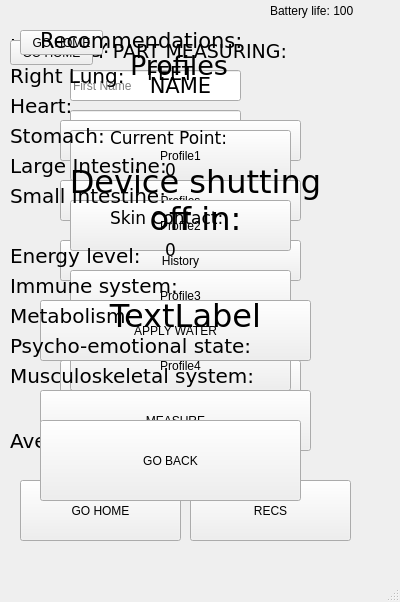
<?xml version="1.0" encoding="UTF-8"?>
<ui version="4.0">
 <class>MainWindow</class>
 <widget class="QMainWindow" name="MainWindow">
  <property name="geometry">
   <rect>
    <x>0</x>
    <y>0</y>
    <width>400</width>
    <height>602</height>
   </rect>
  </property>
  <property name="windowTitle">
   <string>MainWindow</string>
  </property>
  <widget class="QWidget" name="centralwidget">
   <widget class="QWidget" name="infowidget" native="true">
    <property name="enabled">
     <bool>true</bool>
    </property>
    <property name="geometry">
     <rect>
      <x>10</x>
      <y>20</y>
      <width>351</width>
      <height>531</height>
     </rect>
    </property>
    <widget class="QPushButton" name="registerProfile">
     <property name="geometry">
      <rect>
       <x>40</x>
       <y>390</y>
       <width>251</width>
       <height>81</height>
      </rect>
     </property>
     <property name="text">
      <string>Save and continue</string>
     </property>
    </widget>
    <widget class="QLineEdit" name="registerFirstInput">
     <property name="geometry">
      <rect>
       <x>60</x>
       <y>50</y>
       <width>171</width>
       <height>31</height>
      </rect>
     </property>
     <property name="placeholderText">
      <string>First Name</string>
     </property>
    </widget>
    <widget class="QLineEdit" name="registerLastInput">
     <property name="geometry">
      <rect>
       <x>60</x>
       <y>90</y>
       <width>171</width>
       <height>31</height>
      </rect>
     </property>
     <property name="placeholderText">
      <string>Last Name</string>
     </property>
    </widget>
    <widget class="QLineEdit" name="registerWeightInput">
     <property name="geometry">
      <rect>
       <x>70</x>
       <y>140</y>
       <width>151</width>
       <height>41</height>
      </rect>
     </property>
     <property name="placeholderText">
      <string>Your weight (kg)</string>
     </property>
    </widget>
    <widget class="QLineEdit" name="registerHeightInput">
     <property name="geometry">
      <rect>
       <x>70</x>
       <y>190</y>
       <width>151</width>
       <height>41</height>
      </rect>
     </property>
     <property name="placeholderText">
      <string>Your height (cm)</string>
     </property>
    </widget>
   </widget>
   <widget class="QWidget" name="startwidget" native="true">
    <property name="geometry">
     <rect>
      <x>0</x>
      <y>20</y>
      <width>361</width>
      <height>531</height>
     </rect>
    </property>
    <widget class="QPushButton" name="createProfileButton">
     <property name="geometry">
      <rect>
       <x>90</x>
       <y>250</y>
       <width>181</width>
       <height>61</height>
      </rect>
     </property>
     <property name="text">
      <string>Create profile</string>
     </property>
    </widget>
    <widget class="QPushButton" name="enterButton">
     <property name="geometry">
      <rect>
       <x>90</x>
       <y>340</y>
       <width>181</width>
       <height>51</height>
      </rect>
     </property>
     <property name="text">
      <string>Enter</string>
     </property>
    </widget>
    <widget class="QLabel" name="label">
     <property name="geometry">
      <rect>
       <x>100</x>
       <y>160</y>
       <width>161</width>
       <height>41</height>
      </rect>
     </property>
     <property name="font">
      <font>
       <family>DejaVu Sans</family>
       <pointsize>24</pointsize>
      </font>
     </property>
     <property name="text">
      <string>RaDoTech</string>
     </property>
    </widget>
   </widget>
   <widget class="QWidget" name="homewidget" native="true">
    <property name="geometry">
     <rect>
      <x>0</x>
      <y>20</y>
      <width>361</width>
      <height>531</height>
     </rect>
    </property>
    <widget class="QPushButton" name="homeMeasureButton">
     <property name="geometry">
      <rect>
       <x>60</x>
       <y>100</y>
       <width>241</width>
       <height>41</height>
      </rect>
     </property>
     <property name="text">
      <string>Measure now</string>
     </property>
    </widget>
    <widget class="QLabel" name="homeNameLabel">
     <property name="geometry">
      <rect>
       <x>50</x>
       <y>50</y>
       <width>261</width>
       <height>31</height>
      </rect>
     </property>
     <property name="font">
      <font>
       <family>DejaVu Sans</family>
       <pointsize>16</pointsize>
      </font>
     </property>
     <property name="text">
      <string>NAME</string>
     </property>
     <property name="alignment">
      <set>Qt::AlignCenter</set>
     </property>
    </widget>
    <widget class="QPushButton" name="homeProfilesButton">
     <property name="geometry">
      <rect>
       <x>60</x>
       <y>160</y>
       <width>241</width>
       <height>41</height>
      </rect>
     </property>
     <property name="text">
      <string>Profiles</string>
     </property>
    </widget>
    <widget class="QPushButton" name="homeHistoryButton">
     <property name="geometry">
      <rect>
       <x>60</x>
       <y>220</y>
       <width>241</width>
       <height>41</height>
      </rect>
     </property>
     <property name="text">
      <string>History</string>
     </property>
    </widget>
    <widget class="QPushButton" name="homeLogoutButton">
     <property name="geometry">
      <rect>
       <x>60</x>
       <y>340</y>
       <width>241</width>
       <height>41</height>
      </rect>
     </property>
     <property name="text">
      <string>Log out </string>
     </property>
    </widget>
    <widget class="QPushButton" name="modifyProfileButton">
     <property name="geometry">
      <rect>
       <x>60</x>
       <y>410</y>
       <width>111</width>
       <height>41</height>
      </rect>
     </property>
     <property name="text">
      <string>Modify profile</string>
     </property>
    </widget>
    <widget class="QPushButton" name="deleteProfileButton">
     <property name="geometry">
      <rect>
       <x>200</x>
       <y>410</y>
       <width>101</width>
       <height>41</height>
      </rect>
     </property>
     <property name="text">
      <string>Delete profile</string>
     </property>
    </widget>
    <widget class="QPushButton" name="homeGraphButton">
     <property name="geometry">
      <rect>
       <x>60</x>
       <y>280</y>
       <width>241</width>
       <height>41</height>
      </rect>
     </property>
     <property name="text">
      <string>Graph</string>
     </property>
    </widget>
   </widget>
   <widget class="QWidget" name="profilewidget" native="true">
    <property name="geometry">
     <rect>
      <x>0</x>
      <y>20</y>
      <width>361</width>
      <height>531</height>
     </rect>
    </property>
    <widget class="QLabel" name="label_2">
     <property name="geometry">
      <rect>
       <x>130</x>
       <y>30</y>
       <width>111</width>
       <height>31</height>
      </rect>
     </property>
     <property name="font">
      <font>
       <family>DejaVu Sans</family>
       <pointsize>20</pointsize>
      </font>
     </property>
     <property name="text">
      <string>Profiles</string>
     </property>
    </widget>
    <widget class="QPushButton" name="profile1Button">
     <property name="geometry">
      <rect>
       <x>70</x>
       <y>110</y>
       <width>221</width>
       <height>51</height>
      </rect>
     </property>
     <property name="text">
      <string>Profile1</string>
     </property>
    </widget>
    <widget class="QPushButton" name="profile2Button">
     <property name="geometry">
      <rect>
       <x>70</x>
       <y>180</y>
       <width>221</width>
       <height>51</height>
      </rect>
     </property>
     <property name="text">
      <string>Profile2</string>
     </property>
    </widget>
    <widget class="QPushButton" name="profile3Button">
     <property name="geometry">
      <rect>
       <x>70</x>
       <y>250</y>
       <width>221</width>
       <height>51</height>
      </rect>
     </property>
     <property name="text">
      <string>Profile3</string>
     </property>
    </widget>
    <widget class="QPushButton" name="profile4Button">
     <property name="geometry">
      <rect>
       <x>70</x>
       <y>320</y>
       <width>221</width>
       <height>51</height>
      </rect>
     </property>
     <property name="text">
      <string>Profile4</string>
     </property>
    </widget>
    <widget class="QPushButton" name="profile5Button">
     <property name="geometry">
      <rect>
       <x>70</x>
       <y>390</y>
       <width>221</width>
       <height>51</height>
      </rect>
     </property>
     <property name="text">
      <string>Profile5</string>
     </property>
    </widget>
   </widget>
   <widget class="QLabel" name="battery_label">
    <property name="geometry">
     <rect>
      <x>270</x>
      <y>-10</y>
      <width>161</width>
      <height>41</height>
     </rect>
    </property>
    <property name="text">
     <string>Battery life: 100</string>
    </property>
   </widget>
   <widget class="QWidget" name="measurewidget" native="true">
    <property name="geometry">
     <rect>
      <x>0</x>
      <y>20</y>
      <width>361</width>
      <height>531</height>
     </rect>
    </property>
    <widget class="QPushButton" name="measureButton">
     <property name="geometry">
      <rect>
       <x>40</x>
       <y>370</y>
       <width>271</width>
       <height>61</height>
      </rect>
     </property>
     <property name="text">
      <string>MEASURE</string>
     </property>
    </widget>
    <widget class="QLabel" name="currBodyLabel">
     <property name="geometry">
      <rect>
       <x>40</x>
       <y>20</y>
       <width>261</width>
       <height>81</height>
      </rect>
     </property>
     <property name="font">
      <font>
       <family>DejaVu Sans</family>
       <pointsize>14</pointsize>
      </font>
     </property>
     <property name="text">
      <string>BODY PART MEASURING: FEET</string>
     </property>
     <property name="alignment">
      <set>Qt::AlignHCenter|Qt::AlignTop</set>
     </property>
     <property name="wordWrap">
      <bool>true</bool>
     </property>
    </widget>
    <widget class="QLabel" name="bodyMeasurementLabel">
     <property name="geometry">
      <rect>
       <x>100</x>
       <y>140</y>
       <width>141</width>
       <height>21</height>
      </rect>
     </property>
     <property name="font">
      <font>
       <family>DejaVu Sans</family>
       <pointsize>13</pointsize>
      </font>
     </property>
     <property name="text">
      <string>0</string>
     </property>
     <property name="alignment">
      <set>Qt::AlignCenter</set>
     </property>
    </widget>
    <widget class="QLabel" name="label_3">
     <property name="geometry">
      <rect>
       <x>110</x>
       <y>110</y>
       <width>131</width>
       <height>17</height>
      </rect>
     </property>
     <property name="font">
      <font>
       <family>DejaVu Sans</family>
       <pointsize>13</pointsize>
      </font>
     </property>
     <property name="text">
      <string>Current Point:</string>
     </property>
    </widget>
    <widget class="QLabel" name="label_4">
     <property name="geometry">
      <rect>
       <x>110</x>
       <y>190</y>
       <width>131</width>
       <height>17</height>
      </rect>
     </property>
     <property name="font">
      <font>
       <family>DejaVu Sans</family>
       <pointsize>13</pointsize>
      </font>
     </property>
     <property name="text">
      <string>Skin Contact:</string>
     </property>
    </widget>
    <widget class="QLabel" name="skinContactLabel">
     <property name="geometry">
      <rect>
       <x>100</x>
       <y>220</y>
       <width>141</width>
       <height>21</height>
      </rect>
     </property>
     <property name="font">
      <font>
       <family>DejaVu Sans</family>
       <pointsize>13</pointsize>
      </font>
     </property>
     <property name="text">
      <string>0</string>
     </property>
     <property name="alignment">
      <set>Qt::AlignCenter</set>
     </property>
    </widget>
    <widget class="QPushButton" name="ApplyWater">
     <property name="geometry">
      <rect>
       <x>40</x>
       <y>280</y>
       <width>271</width>
       <height>61</height>
      </rect>
     </property>
     <property name="text">
      <string>APPLY WATER</string>
     </property>
    </widget>
   </widget>
   <widget class="QWidget" name="resultswidget" native="true">
    <property name="geometry">
     <rect>
      <x>0</x>
      <y>20</y>
      <width>361</width>
      <height>531</height>
     </rect>
    </property>
    <widget class="QLabel" name="energyLevel">
     <property name="geometry">
      <rect>
       <x>10</x>
       <y>220</y>
       <width>331</width>
       <height>31</height>
      </rect>
     </property>
     <property name="font">
      <font>
       <family>DejaVu Sans</family>
       <pointsize>15</pointsize>
      </font>
     </property>
     <property name="text">
      <string>Energy level:</string>
     </property>
    </widget>
    <widget class="QLabel" name="immuneSystem">
     <property name="geometry">
      <rect>
       <x>10</x>
       <y>250</y>
       <width>311</width>
       <height>31</height>
      </rect>
     </property>
     <property name="font">
      <font>
       <family>DejaVu Sans</family>
       <pointsize>15</pointsize>
      </font>
     </property>
     <property name="text">
      <string>Immune system:</string>
     </property>
    </widget>
    <widget class="QLabel" name="metabolism">
     <property name="geometry">
      <rect>
       <x>10</x>
       <y>280</y>
       <width>311</width>
       <height>31</height>
      </rect>
     </property>
     <property name="font">
      <font>
       <family>DejaVu Sans</family>
       <pointsize>15</pointsize>
      </font>
     </property>
     <property name="text">
      <string>Metabolism:</string>
     </property>
    </widget>
    <widget class="QLabel" name="psychoemotional">
     <property name="geometry">
      <rect>
       <x>10</x>
       <y>310</y>
       <width>321</width>
       <height>31</height>
      </rect>
     </property>
     <property name="font">
      <font>
       <family>DejaVu Sans</family>
       <pointsize>15</pointsize>
      </font>
     </property>
     <property name="text">
      <string>Psycho-emotional state:</string>
     </property>
    </widget>
    <widget class="QLabel" name="musculoskeletal">
     <property name="geometry">
      <rect>
       <x>10</x>
       <y>340</y>
       <width>341</width>
       <height>31</height>
      </rect>
     </property>
     <property name="font">
      <font>
       <family>DejaVu Sans</family>
       <pointsize>15</pointsize>
      </font>
     </property>
     <property name="text">
      <string>Musculoskeletal system:</string>
     </property>
    </widget>
    <widget class="QLabel" name="average">
     <property name="geometry">
      <rect>
       <x>10</x>
       <y>400</y>
       <width>331</width>
       <height>41</height>
      </rect>
     </property>
     <property name="font">
      <font>
       <family>DejaVu Sans</family>
       <pointsize>15</pointsize>
      </font>
     </property>
     <property name="text">
      <string>Average values:</string>
     </property>
    </widget>
    <widget class="QPushButton" name="resultsHomeButton">
     <property name="geometry">
      <rect>
       <x>20</x>
       <y>460</y>
       <width>161</width>
       <height>61</height>
      </rect>
     </property>
     <property name="text">
      <string>GO HOME</string>
     </property>
    </widget>
    <widget class="QPushButton" name="resultsRecButton">
     <property name="geometry">
      <rect>
       <x>190</x>
       <y>460</y>
       <width>161</width>
       <height>61</height>
      </rect>
     </property>
     <property name="text">
      <string>RECS</string>
     </property>
    </widget>
    <widget class="QLabel" name="leftLung">
     <property name="geometry">
      <rect>
       <x>10</x>
       <y>10</y>
       <width>281</width>
       <height>31</height>
      </rect>
     </property>
     <property name="font">
      <font>
       <family>DejaVu Sans</family>
       <pointsize>15</pointsize>
      </font>
     </property>
     <property name="text">
      <string>Left Lung:</string>
     </property>
    </widget>
    <widget class="QLabel" name="rightLung">
     <property name="geometry">
      <rect>
       <x>10</x>
       <y>40</y>
       <width>321</width>
       <height>31</height>
      </rect>
     </property>
     <property name="font">
      <font>
       <family>DejaVu Sans</family>
       <pointsize>15</pointsize>
      </font>
     </property>
     <property name="text">
      <string>Right Lung:</string>
     </property>
    </widget>
    <widget class="QLabel" name="heart">
     <property name="geometry">
      <rect>
       <x>10</x>
       <y>70</y>
       <width>311</width>
       <height>31</height>
      </rect>
     </property>
     <property name="font">
      <font>
       <family>DejaVu Sans</family>
       <pointsize>15</pointsize>
      </font>
     </property>
     <property name="text">
      <string>Heart:</string>
     </property>
    </widget>
    <widget class="QLabel" name="stomach">
     <property name="geometry">
      <rect>
       <x>10</x>
       <y>100</y>
       <width>311</width>
       <height>31</height>
      </rect>
     </property>
     <property name="font">
      <font>
       <family>DejaVu Sans</family>
       <pointsize>15</pointsize>
      </font>
     </property>
     <property name="text">
      <string>Stomach:</string>
     </property>
    </widget>
    <widget class="QLabel" name="largeIntestine">
     <property name="geometry">
      <rect>
       <x>10</x>
       <y>130</y>
       <width>311</width>
       <height>31</height>
      </rect>
     </property>
     <property name="font">
      <font>
       <family>DejaVu Sans</family>
       <pointsize>15</pointsize>
      </font>
     </property>
     <property name="text">
      <string>Large Intestine:</string>
     </property>
    </widget>
    <widget class="QLabel" name="smallIntestine">
     <property name="geometry">
      <rect>
       <x>10</x>
       <y>160</y>
       <width>321</width>
       <height>31</height>
      </rect>
     </property>
     <property name="font">
      <font>
       <family>DejaVu Sans</family>
       <pointsize>15</pointsize>
      </font>
     </property>
     <property name="text">
      <string>Small Intestine:</string>
     </property>
    </widget>
   </widget>
   <widget class="QWidget" name="recommendationwidget" native="true">
    <property name="geometry">
     <rect>
      <x>30</x>
      <y>20</y>
      <width>391</width>
      <height>531</height>
     </rect>
    </property>
    <widget class="QLabel" name="label_10">
     <property name="geometry">
      <rect>
       <x>10</x>
       <y>0</y>
       <width>211</width>
       <height>41</height>
      </rect>
     </property>
     <property name="font">
      <font>
       <family>DejaVu Sans</family>
       <pointsize>16</pointsize>
      </font>
     </property>
     <property name="text">
      <string>Recommendations:</string>
     </property>
    </widget>
    <widget class="QLabel" name="recommendations">
     <property name="geometry">
      <rect>
       <x>10</x>
       <y>60</y>
       <width>341</width>
       <height>261</height>
      </rect>
     </property>
     <property name="font">
      <font>
       <family>DejaVu Sans</family>
       <pointsize>9</pointsize>
      </font>
     </property>
     <property name="text">
      <string/>
     </property>
     <property name="textFormat">
      <enum>Qt::AutoText</enum>
     </property>
     <property name="scaledContents">
      <bool>false</bool>
     </property>
     <property name="wordWrap">
      <bool>true</bool>
     </property>
    </widget>
    <widget class="QPushButton" name="recBackButton">
     <property name="geometry">
      <rect>
       <x>10</x>
       <y>400</y>
       <width>261</width>
       <height>81</height>
      </rect>
     </property>
     <property name="text">
      <string>GO BACK</string>
     </property>
    </widget>
   </widget>
   <widget class="QWidget" name="statswidget" native="true">
    <property name="geometry">
     <rect>
      <x>0</x>
      <y>20</y>
      <width>361</width>
      <height>531</height>
     </rect>
    </property>
    <widget class="QPushButton" name="graphHomeButton">
     <property name="geometry">
      <rect>
       <x>10</x>
       <y>20</y>
       <width>83</width>
       <height>25</height>
      </rect>
     </property>
     <property name="text">
      <string>GO HOME</string>
     </property>
    </widget>
    <widget class="QWidget" name="graphwidget" native="true">
     <property name="geometry">
      <rect>
       <x>0</x>
       <y>50</y>
       <width>361</width>
       <height>491</height>
      </rect>
     </property>
    </widget>
   </widget>
   <widget class="QWidget" name="historywidget" native="true">
    <property name="geometry">
     <rect>
      <x>0</x>
      <y>20</y>
      <width>361</width>
      <height>531</height>
     </rect>
    </property>
    <widget class="QWidget" name="historylistwidget" native="true">
     <property name="geometry">
      <rect>
       <x>0</x>
       <y>50</y>
       <width>361</width>
       <height>481</height>
      </rect>
     </property>
    </widget>
    <widget class="QPushButton" name="historyHomeButton">
     <property name="geometry">
      <rect>
       <x>20</x>
       <y>10</y>
       <width>83</width>
       <height>25</height>
      </rect>
     </property>
     <property name="text">
      <string>GO HOME</string>
     </property>
    </widget>
   </widget>
   <widget class="QWidget" name="exitwidget" native="true">
    <property name="geometry">
     <rect>
      <x>0</x>
      <y>30</y>
      <width>361</width>
      <height>521</height>
     </rect>
    </property>
    <widget class="QLabel" name="label_5">
     <property name="geometry">
      <rect>
       <x>50</x>
       <y>100</y>
       <width>291</width>
       <height>141</height>
      </rect>
     </property>
     <property name="font">
      <font>
       <family>DejaVu Sans</family>
       <pointsize>24</pointsize>
      </font>
     </property>
     <property name="text">
      <string>Device shutting off in:</string>
     </property>
     <property name="alignment">
      <set>Qt::AlignCenter</set>
     </property>
     <property name="wordWrap">
      <bool>true</bool>
     </property>
    </widget>
    <widget class="QLabel" name="countdownLabel">
     <property name="geometry">
      <rect>
       <x>90</x>
       <y>250</y>
       <width>191</width>
       <height>71</height>
      </rect>
     </property>
     <property name="font">
      <font>
       <family>DejaVu Sans</family>
       <pointsize>24</pointsize>
      </font>
     </property>
     <property name="text">
      <string>TextLabel</string>
     </property>
     <property name="alignment">
      <set>Qt::AlignCenter</set>
     </property>
    </widget>
   </widget>
   <zorder>infowidget</zorder>
   <zorder>startwidget</zorder>
   <zorder>homewidget</zorder>
   <zorder>profilewidget</zorder>
   <zorder>battery_label</zorder>
   <zorder>measurewidget</zorder>
   <zorder>resultswidget</zorder>
   <zorder>statswidget</zorder>
   <zorder>historywidget</zorder>
   <zorder>exitwidget</zorder>
   <zorder>recommendationwidget</zorder>
  </widget>
  <widget class="QMenuBar" name="menubar">
   <property name="geometry">
    <rect>
     <x>0</x>
     <y>0</y>
     <width>400</width>
     <height>22</height>
    </rect>
   </property>
  </widget>
  <widget class="QStatusBar" name="statusbar"/>
 </widget>
 <resources/>
 <connections/>
</ui>
